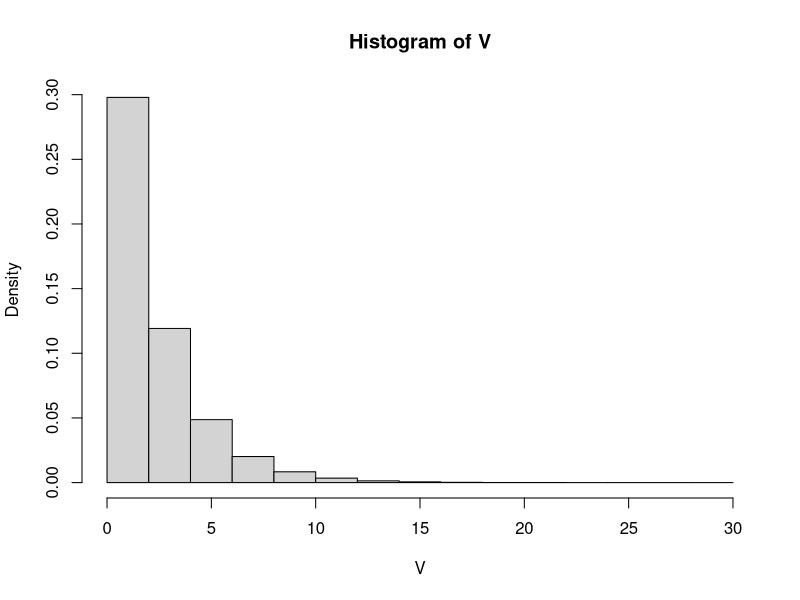

This figure's R source:
### DISTRIBUCION EXPONENCIAL Y POISSON ###
# Dos cajeros en un banco atienden a clientes desde una
# sola cola, el tiempo que le toma a un cajero atender
# a un cliente seleccionado al azar se distribuye EXP(1 / 5)
# para que su tiempo promedio de servicio sea de 5min. Los
# otros tiempos de servicio del cajero mas experimentado se
# distribuyen como EXP(1 / 4), con un promedio de 4min.
# Los cajeros trabajan independientemente.

## Escenario 1:
# Ambos cajeros estan ocupados y eres el proximo en ser
# atendido. ¿Cual es la probabilidad de que tome mas de 5
# minutos antes de ser atendido?

# Sea X1 y X2 los tiempos de espera hasta que los cajeros
# esten libres para atender nuevos clientes. El tiempo
# hasta que uno de ellos me atienda V = min(X1, X2).
# (probabilidad P) P{V < 5}0
m = 100000
lam1 = 1 / 5 # Tasa de demora del cajero 1
lam2 = 1 / 4 # Tasa de demora del cajero 2
x1 = rexp(m, lam1)
x2 = rexp(m, lam2)
# Obtener los minimos de los vectores
V = pmin(x1, x2)
V
hist(V, prob = T)
mean(V > 5)
# P{V > 5} = P{X1 > 5, X2 < 5} = 
# e ^ (-(1 / 5) * 5) * e ^ (-(1 / 4) * 5) = e ^ (-9 / 4)

# a.	En el escenario 1, simule la probabilidad que tu puedas 
# ser atendido por una cajera usando mean(x2==v). Explique el código 
# con comentarios [El valor exacto es 5/9]

valorExacto = 5 / 9 # Valor Exacto
m = 100000 # Numero de simulaciones
lamda1 = 1 / 5 # Tasa promedio 1
lamda2 = 1 / 4 # Tasa promedio 2
x1 = rexp(m, lamda1) # m Variables aleatorias con tasa promedio 1
x2 = rexp(m, lamda2) # m Variables aleatorias con tasa promedio 1
V = pmin(x1, x2) # Obteniendo valores mínimos entre x1 y x2
mean(V == x2) # Promedio entre los tiempos mínimos(V) y x2
valorExacto

# b.	En el escenario 1, simule el valor esperado utilizando mean(v) 
# y compárelo con el valor exacto (20/9), cual es el valor de la variación?

valorExacto = 20 / 9 # Valor Exacto
m = 100000 # Numero de simulaciones
lamda1 = 1 / 5 # Tasa promedio 1
lamda2 = 1 / 4 # Tasa promedio 2
x1 = rexp(m, lamda1) # m Variables aleatorias con tasa promedio 1
x2 = rexp(m, lamda2) # m Variables aleatorias con tasa promedio 1
V = pmin(x1, x2) # Obteniendo valores mínimos entre x1 y x2
mean(V) # Promedio entre los tiempos mínimos(V) y x2
valorExacto

# c.	Ahora suponga que solo hay un cajero con una tasa de 
# servicio de 1/5. Usted es el próximo en la fila para ser atendido. 
# Aproxime utilizando simulación, la probabilidad de que les tome 
# más de 5 minutos terminar de ser atendido.

m = 100000 # Numero de simulaciones
lamda = 1 / 5 # Tasa promedio
x1 = rexp(m, lamda) # m Variables aleatorias con tasa promedio 1 / 5
mean(V > 5) # Promedio de ser atendido en mas de 5 min

